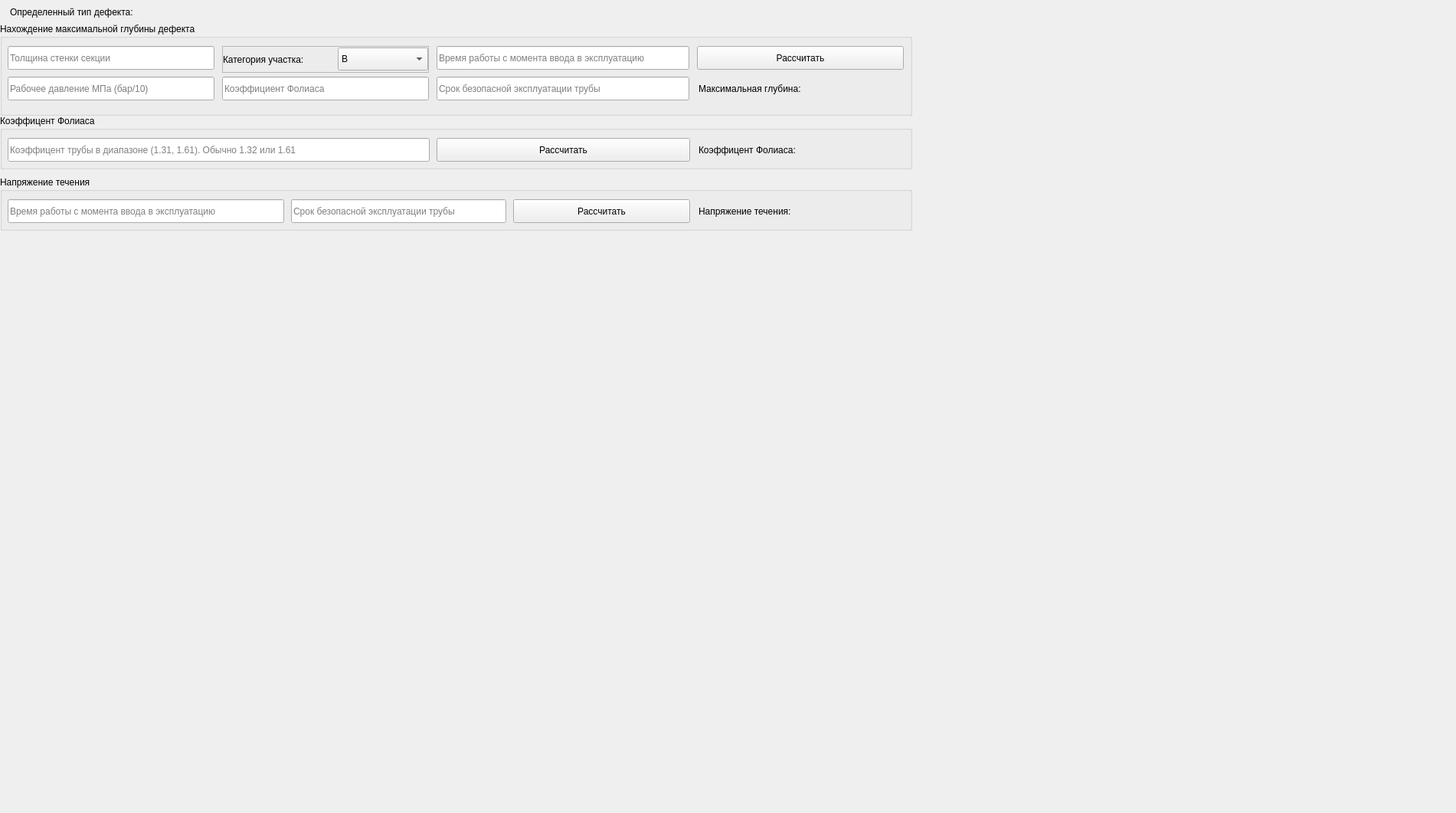
                 <widget class="QWidget" name="scrollAreaWidgetContents">
                  <property name="geometry">
                   <rect>
                    <x>0</x>
                    <y>0</y>
                    <width>1901</width>
                    <height>1061</height>
                   </rect>
                  </property>
                  <widget class="QGroupBox" name="groupBox">
                   <property name="geometry">
                    <rect>
                     <x>0</x>
                     <y>30</y>
                     <width>1191</width>
                     <height>121</height>
                    </rect>
                   </property>
                   <property name="styleSheet">
                    <string notr="true"/>
                   </property>
                   <property name="title">
                    <string>Нахождение максимальной глубины дефекта</string>
                   </property>
                   <widget class="QLineEdit" name="lineEdit">
                    <property name="geometry">
                     <rect>
                      <x>10</x>
                      <y>30</y>
                      <width>270</width>
                      <height>31</height>
                     </rect>
                    </property>
                    <property name="minimumSize">
                     <size>
                      <width>270</width>
                      <height>0</height>
                     </size>
                    </property>
                    <property name="maximumSize">
                     <size>
                      <width>270</width>
                      <height>16777215</height>
                     </size>
                    </property>
                    <property name="styleSheet">
                     <string notr="true">font: 12pt &quot;Ubuntu Mono&quot;;</string>
                    </property>
                    <property name="placeholderText">
                     <string>Толщина стенки секции</string>
                    </property>
                   </widget>
                   <widget class="QLineEdit" name="lineEdit_2">
                    <property name="geometry">
                     <rect>
                      <x>10</x>
                      <y>70</y>
                      <width>270</width>
                      <height>31</height>
                     </rect>
                    </property>
                    <property name="minimumSize">
                     <size>
                      <width>270</width>
                      <height>0</height>
                     </size>
                    </property>
                    <property name="maximumSize">
                     <size>
                      <width>270</width>
                      <height>16777215</height>
                     </size>
                    </property>
                    <property name="styleSheet">
                     <string notr="true">font: 12pt &quot;Ubuntu Mono&quot;;</string>
                    </property>
                    <property name="text">
                     <string/>
                    </property>
                    <property name="placeholderText">
                     <string>Рабочее давление МПа (бар/10)</string>
                    </property>
                   </widget>
                   <widget class="QFrame" name="frame_11">
                    <property name="geometry">
                     <rect>
                      <x>290</x>
                      <y>30</y>
                      <width>270</width>
                      <height>35</height>
                     </rect>
                    </property>
                    <property name="minimumSize">
                     <size>
                      <width>270</width>
                      <height>35</height>
                     </size>
                    </property>
                    <property name="maximumSize">
                     <size>
                      <width>270</width>
                      <height>35</height>
                     </size>
                    </property>
                    <property name="frameShape">
                     <enum>QFrame::StyledPanel</enum>
                    </property>
                    <property name="frameShadow">
                     <enum>QFrame::Raised</enum>
                    </property>
                    <layout class="QHBoxLayout" name="horizontalLayout_11">
                     <property name="spacing">
                      <number>0</number>
                     </property>
                     <property name="leftMargin">
                      <number>0</number>
                     </property>
                     <property name="topMargin">
                      <number>0</number>
                     </property>
                     <property name="rightMargin">
                      <number>0</number>
                     </property>
                     <property name="bottomMargin">
                      <number>0</number>
                     </property>
                     <item>
                      <widget class="QLabel" name="label_6">
                       <property name="minimumSize">
                        <size>
                         <width>150</width>
                         <height>30</height>
                        </size>
                       </property>
                       <property name="styleSheet">
                        <string notr="true">font: 12pt &quot;Ubuntu Mono&quot;;</string>
                       </property>
                       <property name="text">
                        <string>Категория участка: </string>
                       </property>
                      </widget>
                     </item>
                     <item>
                      <widget class="QComboBox" name="comboBox_4">
                       <property name="minimumSize">
                        <size>
                         <width>100</width>
                         <height>30</height>
                        </size>
                       </property>
                       <property name="styleSheet">
                        <string notr="true">font: 10pt &quot;Ubuntu Mono&quot;;</string>
                       </property>
                       <item>
                        <property name="text">
                         <string>B</string>
                        </property>
                       </item>
                       <item>
                        <property name="text">
                         <string>I и II</string>
                        </property>
                       </item>
                       <item>
                        <property name="text">
                         <string>III и IV</string>
                        </property>
                       </item>
                      </widget>
                     </item>
                    </layout>
                   </widget>
                   <widget class="QLineEdit" name="lineEdit_3">
                    <property name="geometry">
                     <rect>
                      <x>570</x>
                      <y>30</y>
                      <width>330</width>
                      <height>31</height>
                     </rect>
                    </property>
                    <property name="minimumSize">
                     <size>
                      <width>330</width>
                      <height>0</height>
                     </size>
                    </property>
                    <property name="maximumSize">
                     <size>
                      <width>330</width>
                      <height>16777215</height>
                     </size>
                    </property>
                    <property name="styleSheet">
                     <string notr="true">font: 11pt &quot;Ubuntu Mono&quot;;</string>
                    </property>
                    <property name="text">
                     <string/>
                    </property>
                    <property name="placeholderText">
                     <string>Время работы с момента ввода в эксплуатацию </string>
                    </property>
                   </widget>
                   <widget class="QLineEdit" name="lineEdit_4">
                    <property name="geometry">
                     <rect>
                      <x>570</x>
                      <y>70</y>
                      <width>330</width>
                      <height>31</height>
                     </rect>
                    </property>
                    <property name="minimumSize">
                     <size>
                      <width>330</width>
                      <height>0</height>
                     </size>
                    </property>
                    <property name="maximumSize">
                     <size>
                      <width>330</width>
                      <height>16777215</height>
                     </size>
                    </property>
                    <property name="styleSheet">
                     <string notr="true">font: 11pt &quot;Ubuntu Mono&quot;;</string>
                    </property>
                    <property name="text">
                     <string/>
                    </property>
                    <property name="placeholderText">
                     <string>Срок безопасной эксплуатации трубы</string>
                    </property>
                   </widget>
                   <widget class="QLineEdit" name="lineEdit_5">
                    <property name="geometry">
                     <rect>
                      <x>290</x>
                      <y>70</y>
                      <width>270</width>
                      <height>31</height>
                     </rect>
                    </property>
                    <property name="minimumSize">
                     <size>
                      <width>270</width>
                      <height>0</height>
                     </size>
                    </property>
                    <property name="maximumSize">
                     <size>
                      <width>270</width>
                      <height>16777215</height>
                     </size>
                    </property>
                    <property name="styleSheet">
                     <string notr="true">font: 12pt &quot;Ubuntu Mono&quot;;</string>
                    </property>
                    <property name="text">
                     <string/>
                    </property>
                    <property name="placeholderText">
                     <string>Коэффициент Фолиаса</string>
                    </property>
                   </widget>
                   <widget class="QPushButton" name="pushButton_5">
                    <property name="geometry">
                     <rect>
                      <x>910</x>
                      <y>30</y>
                      <width>270</width>
                      <height>31</height>
                     </rect>
                    </property>
                    <property name="styleSheet">
                     <string notr="true">font: 11pt &quot;Ubuntu Mono&quot;;</string>
                    </property>
                    <property name="text">
                     <string>Рассчитать</string>
                    </property>
                   </widget>
                   <widget class="QLineEdit" name="lineEdit_11">
                    <property name="geometry">
                     <rect>
                      <x>910</x>
                      <y>70</y>
                      <width>281</width>
                      <height>31</height>
                     </rect>
                    </property>
                    <property name="styleSheet">
                     <string notr="true">font: 11pt &quot;Ubuntu Mono&quot;;
border:none;
background-color: rgba(255, 255, 255, 0);</string>
                    </property>
                    <property name="text">
                     <string>Максимальная глубина:</string>
                    </property>
                   </widget>
                  </widget>
                  <widget class="QGroupBox" name="groupBox_2">
                   <property name="geometry">
                    <rect>
                     <x>0</x>
                     <y>150</y>
                     <width>1191</width>
                     <height>71</height>
                    </rect>
                   </property>
                   <property name="styleSheet">
                    <string notr="true"/>
                   </property>
                   <property name="title">
                    <string>Коэффицент Фолиаса</string>
                   </property>
                   <widget class="QLineEdit" name="lineEdit_6">
                    <property name="geometry">
                     <rect>
                      <x>10</x>
                      <y>30</y>
                      <width>551</width>
                      <height>31</height>
                     </rect>
                    </property>
                    <property name="minimumSize">
                     <size>
                      <width>270</width>
                      <height>0</height>
                     </size>
                    </property>
                    <property name="maximumSize">
                     <size>
                      <width>15555555</width>
                      <height>16777215</height>
                     </size>
                    </property>
                    <property name="styleSheet">
                     <string notr="true">font: 12pt &quot;Ubuntu Mono&quot;;</string>
                    </property>
                    <property name="placeholderText">
                     <string>Коэффицент трубы в диапазоне (1.31, 1.61). Обычно 1.32 или 1.61</string>
                    </property>
                   </widget>
                   <widget class="QLineEdit" name="lineEdit_7">
                    <property name="geometry">
                     <rect>
                      <x>910</x>
                      <y>30</y>
                      <width>281</width>
                      <height>31</height>
                     </rect>
                    </property>
                    <property name="styleSheet">
                     <string notr="true">font: 11pt &quot;Ubuntu Mono&quot;;
border:none;
background-color: rgba(255, 255, 255, 0);</string>
                    </property>
                    <property name="text">
                     <string>Коэффицент Фолиаса:</string>
                    </property>
                   </widget>
                   <widget class="QPushButton" name="pushButton_6">
                    <property name="geometry">
                     <rect>
                      <x>570</x>
                      <y>30</y>
                      <width>331</width>
                      <height>31</height>
                     </rect>
                    </property>
                    <property name="styleSheet">
                     <string notr="true">font: 11pt &quot;Ubuntu Mono&quot;;</string>
                    </property>
                    <property name="text">
                     <string>Рассчитать</string>
                    </property>
                   </widget>
                  </widget>
                  <widget class="QGroupBox" name="groupBox_3">
                   <property name="geometry">
                    <rect>
                     <x>0</x>
                     <y>230</y>
                     <width>1191</width>
                     <height>71</height>
                    </rect>
                   </property>
                   <property name="title">
                    <string>Напряжение течения</string>
                   </property>
                   <widget class="QLineEdit" name="lineEdit_8">
                    <property name="geometry">
                     <rect>
                      <x>10</x>
                      <y>30</y>
                      <width>361</width>
                      <height>31</height>
                     </rect>
                    </property>
                    <property name="minimumSize">
                     <size>
                      <width>270</width>
                      <height>0</height>
                     </size>
                    </property>
                    <property name="maximumSize">
                     <size>
                      <width>16666666</width>
                      <height>16777215</height>
                     </size>
                    </property>
                    <property name="styleSheet">
                     <string notr="true">font: 12pt &quot;Ubuntu Mono&quot;;</string>
                    </property>
                    <property name="text">
                     <string/>
                    </property>
                    <property name="placeholderText">
                     <string>Время работы с момента ввода в эксплуатацию </string>
                    </property>
                   </widget>
                   <widget class="QLineEdit" name="lineEdit_9">
                    <property name="geometry">
                     <rect>
                      <x>380</x>
                      <y>30</y>
                      <width>281</width>
                      <height>31</height>
                     </rect>
                    </property>
                    <property name="minimumSize">
                     <size>
                      <width>270</width>
                      <height>0</height>
                     </size>
                    </property>
                    <property name="maximumSize">
                     <size>
                      <width>16666666</width>
                      <height>16777215</height>
                     </size>
                    </property>
                    <property name="styleSheet">
                     <string notr="true">font: 12pt &quot;Ubuntu Mono&quot;;</string>
                    </property>
                    <property name="text">
                     <string/>
                    </property>
                    <property name="placeholderText">
                     <string>Срок безопасной эксплуатации трубы</string>
                    </property>
                   </widget>
                   <widget class="QPushButton" name="pushButton_7">
                    <property name="geometry">
                     <rect>
                      <x>670</x>
                      <y>30</y>
                      <width>231</width>
                      <height>31</height>
                     </rect>
                    </property>
                    <property name="styleSheet">
                     <string notr="true">font: 11pt &quot;Ubuntu Mono&quot;;</string>
                    </property>
                    <property name="text">
                     <string>Рассчитать</string>
                    </property>
                   </widget>
                   <widget class="QLineEdit" name="lineEdit_10">
                    <property name="geometry">
                     <rect>
                      <x>910</x>
                      <y>30</y>
                      <width>281</width>
                      <height>31</height>
                     </rect>
                    </property>
                    <property name="styleSheet">
                     <string notr="true">font: 11pt &quot;Ubuntu Mono&quot;;
border:none;
background-color: rgba(255, 255, 255, 0);</string>
                    </property>
                    <property name="text">
                     <string>Напряжение течения:</string>
                    </property>
                   </widget>
                  </widget>
                  <widget class="QLabel" name="label_7">
                   <property name="geometry">
                    <rect>
                     <x>13</x>
                     <y>0</y>
                     <width>1181</width>
                     <height>31</height>
                    </rect>
                   </property>
                   <property name="text">
                    <string>Определенный тип дефекта: </string>
                   </property>
                  </widget>
                 </widget>
